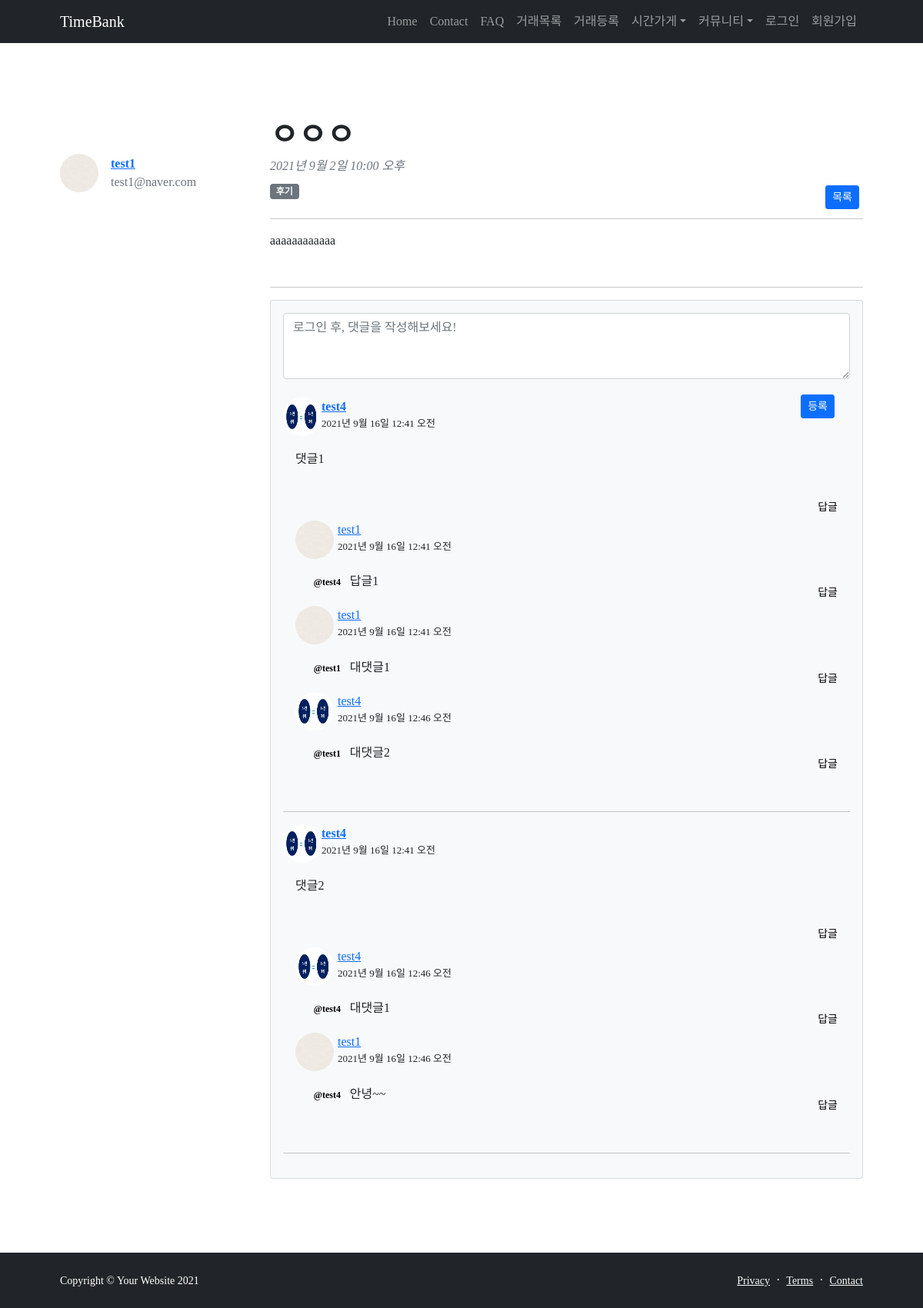
Page /board/board_detail/4 on the committed database.
### TimeBank_board/models.py (models this page shows)
class Board(models.Model):
    category_choice = (('후기','후기'),('자유글','자유글'))
    category = models.CharField(max_length=50, choices=category_choice)
    title = models.CharField(max_length=200, default='example', verbose_name='제목')
    content = models.TextField(verbose_name='내용')
    created_at = models.DateTimeField(auto_now_add=True, verbose_name='등록시간')
    author = models.ForeignKey('TimeBank_account.User', on_delete=models.CASCADE, verbose_name='작성자')
    image = models.ImageField(upload_to="images/", blank=True)
    class Meta:
        ordering = ['-created_at']

class Comment(models.Model):
    post = models.ForeignKey(Board, on_delete=models.CASCADE, verbose_name='글', null=True)
    author = models.ForeignKey('TimeBank_account.User', on_delete=models.CASCADE, verbose_name='댓글작성자', related_name="comment_author")
    content = models.TextField()
    create_date = models.DateTimeField(auto_now_add=True, verbose_name='댓글등록시간')

class ReComment(models.Model):
    comment = models.ForeignKey(Comment, related_name="recomment", on_delete=models.CASCADE, verbose_name='댓글', null=True)
    author = models.ForeignKey('TimeBank_account.User', on_delete=models.CASCADE, verbose_name='답글작성자', related_name="recomment_author")
    content = models.TextField()
    create_date = models.DateTimeField(auto_now_add=True, verbose_name='답글등록시간')
    mention = models.CharField(max_length=50, blank=True, null=True)

### TimeBank_account/models.py (models this page shows, shortened)
class User(AbstractUser):
    username = models.CharField(max_length=64, verbose_name='사용자ID', unique=True)
    email = models.EmailField(max_length=128, verbose_name='E-mail')
    name = models.CharField(max_length=64, verbose_name='이름')
    password = models.CharField(max_length=100, verbose_name='비밀번호')
    contact = models.CharField(max_length=150, verbose_name='연락처')
    contactCk = models.BooleanField(default=True, null=True)
    birth = models.CharField(max_length=150, verbose_name='생년월일')
    user_age = models.CharField(max_length=50, verbose_name='연령대')
    gender_choice = [('여성','여성'),('남성','남성'),('기타','기타')]
    gender = models.CharField(max_length=2, choices=gender_choice, verbose_name='성별')
    balance = models.DecimalField(decimal_places=2, max_digits=5,verbose_name='잔액', default=0)
    registered_dtn = models.DateField(auto_now_add=True, verbose_name='가입일자')
    image = models.ImageField(upload_to="images/", blank=True)
    about = models.TextField(verbose_name="소개말", blank=True)
    object = CustomUserManager()
    user_mode = [('코디네이터','코디네이터'),('사용자','사용자')]
    mode = models.CharField(max_length=60, choices=user_mode, verbose_name='유저등급', default='사용자', null=True)
    star = models.IntegerField(validators=[MinValueValidator(1), MaxValueValidator(5)], null=True, verbose_name='평균평점')
    give_list = (('청소 / 심부름','청소 / 심부름'),
     ('몸 가꾸기 / 치장하기','몸 가꾸기 / 치장하기'),
     ('수선/ 수리','수선/ 수리'),
     ('상담','상담'),
     ('이동','이동'),
     ('먹기','먹기'),
     ('교육 / 여가생활','교육 / 여가생활'),
     ('정서지지','정서지지'),
     ('돌봄','돌봄'),
     ('식물 가꾸기','식물 가꾸기'),
     ('모임 장소 대여','모임 장소 대여'),
     ('의사소통','의사소통'),
     ('건강관리','건강관리'),
     ('기타','기타'),
     )
    give = models.CharField(max_length=50, choices=give_list, verbose_name='주고싶어요', default='청소 / 심부름')
    take_list = (('청소 / 심부름','청소 / 심부름'),
     ('몸 가꾸기 / 치장하기','몸 가꾸기 / 치장하기'),
     ('수선/ 수리','수선/ 수리'),
     ('상담','상담'),
     ('이동','이동'),
     ('먹기','먹기'),
     ('교육 / 여가생활','교육 / 여가생활'),
     ('정서지지','정서지지'),
     ('돌봄','돌봄'),
     ('식물 가꾸기','식물 가꾸기'),
     ('모임 장소 대여','모임 장소 대여'),
     ('의사소통','의사소통'),
     ('건강관리','건강관리'),
     ('기타','기타'),
     )
    take = models.CharField(max_length=50, choices=take_list, verbose_name='받고싶어요', default='청소 / 심부름')
    tags = TaggableManager(verbose_name='tags', blank=True, through=TaggedProperty)
    def __str__(self):
        return self.username
    class Meta:
        db_table = 'TimeBank_user'

### TimeBank_board/views.py (the view)
# urls.py: path('board_detail/<int:board_id>', board_detail, name="board_detail"),
def board_detail(request, board_id):
    board = Board.objects.get(pk=board_id)
    comments = Comment.objects.filter(post=board)
    recomments = ReComment.objects.filter(comment__in=comments)
    context = {
        'board': board,
        'comments': comments,
        'recomments': recomments
    }
    return render(request, "board_detail.html", context)

### TimeBank_board/templates/board_detail.html (shortened to what this page needs)
{% load static %}
<!DOCTYPE html>
<html lang="en">
    <head>
        <link href="https://cdn.jsdelivr.net/npm/bootstrap-icons@1.5.0/font/bootstrap-icons.css" rel="stylesheet" />
        <link href="{% static 'css/styles.css' %}" rel="stylesheet" />
    </head>
    <body class="d-flex flex-column h-100">
        <main class="flex-shrink-0">
            <nav class="navbar navbar-expand-lg navbar-dark bg-dark">
                <div class="container px-5">
                    <a class="navbar-brand" href="{% url 'index' %}">TimeBank</a>
                    <div class="collapse navbar-collapse" id="navbarSupportedContent">
                        <ul class="navbar-nav ms-auto mb-2 mb-lg-0">
                            <li class="nav-item"><a class="nav-link" href="{% url 'index' %}">Home</a></li>
                            <li class="nav-item"><a class="nav-link" href="#" onclick="prepare()">Contact</a></li>
                            <li class="nav-item"><a class="nav-link" href="#" onclick="prepare()">FAQ</a></li>
                            <li class="nav-item"><a class="nav-link" href="{% url 'post_list' %}" >거래목록</a></li>
                            <li class="nav-item"><a class="nav-link" href="{% url 'new_post_step1' %}" >거래등록</a></li>
                            <li class="nav-item dropdown">
                                <a class="nav-link dropdown-toggle" id="navbarDropdownBlog" href="#" role="button" data-bs-toggle="dropdown" aria-expanded="false">시간가게</a>
                            </li>
                            <li class="nav-item dropdown">
                                <a class="nav-link dropdown-toggle" id="navbarDropdownBlog" href="#" role="button" data-bs-toggle="dropdown" aria-expanded="false">커뮤니티</a>
                            </li>
                            {% if user.is_authenticated %}
                            <li class="nav-item dropdown">
                                <a class="nav-link dropdown-toggle" id="navbarDropdownPortfolio" href="#" role="button" data-bs-toggle="dropdown" aria-expanded="false">{{ user.get_username }}</a>
                                <ul class="dropdown-menu dropdown-menu-end" aria-labelledby="navbarDropdownPortfolio">
                                    <li><a class="dropdown-item" href="{% url 'profile' user.username %}">프로필</a></li>
                                    <li><a class="dropdown-item" href="{% url 'balance' user.username %}">시간계좌</a></li>
                                    <li><a class="dropdown-item" href="{% url 'account' user.username %}">거래내역</a></li>
                                    <li><a class="dropdown-item" href="{% url 'my_review' user.username %}">거래후기</a></li>
                                    <li>
                                        <form action="{% url 'logout' %}" method="POST">
                                        {% csrf_token %}
                                        <input type="submit" class="dropdown-item" href="{% url 'logout' %}" value="로그아웃">
                                    </form></li>
                                </ul>
                            </li>
                            {% else %}
                            <li class="nav-item"><a class="nav-link" href="{% url 'login' %}">로그인</a></li>
                            <li class="nav-item"><a class="nav-link" href="{% url 'register' %}">회원가입</a></li>
                            {% endif %}
                        </ul>
                    </div>
                </div>
            </nav>
            <section class="py-5">
                <div class="container px-5 my-5">
                    <div class="row gx-5">
                        <div class="col-lg-3">
                            <div class="d-flex align-items-center mt-lg-5 mb-4">
                                {% if board.author.image %}
                                    <img class="rounded-circle" src="{{ board.author.image.url }}" alt="..." style="width: 50px; height: 50px;"/>
                                {% else %}
                                    <img class="rounded-circle" src="https://dummyimage.com/50x50/ced4da/6c757d.jpg" alt="..." />
                                {% endif %}
                                <div class="ms-3">
                                    <a href="{% url 'profile' board.author.username %}" class="fw-bold">{{board.author}}</a>
                                    <div class="text-muted">{{board.author.email}}</div>
                                </div>
                            </div>
                        </div>
                        <div class="col-lg-9">
                            <article>
                                <header class="mb-4">
                                    <h1 class="fw-bolder mb-1">{{board.title}}</h1>
                                    <div class="text-muted fst-italic mb-2">{{board.created_at}}</div>
                                    <a class="badge bg-secondary text-decoration-none link-light" href="#!">{{board.category}}</a>
                                        <div style="float: right;">
                                        <a href="{% url 'board_list' %}" class="btn btn-primary btn-sm" style="margin:5px;">목록</a>
                                        </div>
                                </header>
                                <hr>
                                <section class="mb-5">
                                    {{board.content}}
                                </section>
                                <hr>
                            </article>
                            <section>
                                <div class="card bg-light">
                                    <div class="card-body">
                                        <form class="mb-4" action="{% url 'create_comment' board.id %}" method="post">
                                            <textarea class="form-control" rows="3" name="content" placeholder="로그인 후, 댓글을 작성해보세요!"></textarea>
                                            <button type="submit" class="btn btn-primary btn-sm" style="margin: 20px; float: right;">등록</button>
                                        </form>
                                        {% for comment in comments %}
                                        <div>
                                            {% if comment.author.image %}
                                                <img class="rounded-circle" src="{{ comment.author.image.url }}" alt="..." style="width: 50px; height: 50px; float: left;"/>
                                            {% else %}
                                                <img class="rounded-circle" src="https://dummyimage.com/50x50/ced4da/6c757d.jpg" alt="..." style="float: left;"/>
                                            {% endif %}
                                            <div class="ms-3">
                                                <a href="{% url 'profile' comment.author.username %}" class="fw-bold">{{comment.author}}</a>
                                                <br>
                                                <div style="font-size: small;">{{comment.create_date}}</div><br>
                                                <div>{{comment.content}}</div>
                                                <br>
                                                <div style="margin:10px; float: right;">
                                                    {% if request.user == comment.author %}
                                                    <a href="{% url 'delete_comment' board.id comment.id %}" class="btn btn-light btn-sm"  style="float:right; padding: 5px;">삭제</a>
                                                    <button id="btnToggle{{comment.id}}" value="{{comment.id}}" type="button" class="btn btn-light btn-sm" style="float:right; padding: 5px;">답글</button>
                                                    {% else %}
                                                    <button id="btnToggle{{comment.id}}" value="{{comment.id}}" type="button" class="btn btn-light btn-sm" style="float:right; padding: 5px;">답글</button>
                                                    {% endif %}
                                                </div>
                                                <br>
                                                {% for recomment in comment.recomment.all %}
                                                <div style="padding-top: 20px;">
                                                    {% if recomment.author.image %}
                                                        <img class="rounded-circle" src="{{ recomment.author.image.url }}" alt="..." style="width: 50px; height: 50px; float: left; margin-right: 5px;"/>
                                                    {% else %}
                                                        <img class="rounded-circle" src="https://dummyimage.com/50x50/ced4da/6c757d.jpg" alt="..." style="float: left; margin-right: 5px;"/>
                                                    {% endif %}
                                                    <div class="ms-3">
                                                        <a href="{% url 'profile' recomment.author.username %}">{{recomment.author}}</a>
                                                        <br>
                                                        <div style="font-size: small;">{{recomment.create_date}}</div><br>
                                                            <a class="badge bg-light text-decoration-none link-light" href="#!" style="color: black;">{{recomment.mention}}</a>
                                                            {{recomment.content}}
                                                        <div style="margin:10px; float: right;">
                                                            {% if request.user == recomment.author %}
                                                                <a href="{% url 'delete_recomment' board.id comment.id recomment.id %}" class="btn btn-light btn-sm" style="float:right; padding: 5px;" onclick="return confirm('정말 삭제하시겠습니까?')">삭제</a>
                                                                <button id="btnReply{{recomment.id}}" value="{{recomment.id}}" type="button" class="btn btn-light btn-sm" style="float:right; padding: 5px;">답글</button>
                                                            {% else %}
                                                            <button id="btnReply{{recomment.id}}" value="{{recomment.id}}" type="button" class="btn btn-light btn-sm" style="float:right; padding: 5px;">답글</button>
                                                            {% endif %}
                                                        </div>
                                                    </div>
                                                </div>
                                                {% endfor %}
                                            </div>
                                        <br></div><br>
                                        <hr>
                                        {% endfor %}
                                    </div>
                                </div>
                            </section>
                        </div>
                    </div>
                </div>
            </section>
        </main>
        <footer class="bg-dark py-4 mt-auto">
            <div class="container px-5">
                <div class="row align-items-center justify-content-between flex-column flex-sm-row">
                    <div class="col-auto"><div class="small m-0 text-white">Copyright &copy; Your Website 2021</div></div>
                    <div class="col-auto">
                        <a class="link-light small" href="#!">Privacy</a>
                        <span class="text-white mx-1">&middot;</span>
                        <a class="link-light small" href="#!">Terms</a>
                        <span class="text-white mx-1">&middot;</span>
                        <a class="link-light small" href="#!">Contact</a>
                    </div>
                </div>
            </div>
        </footer>
    </body>
</html>

### TimeBank_board/templates/board_detail.html (style rules this page uses)
body { font-family: 'Pretendard-Regular'; }

### rows in the picture
Board: author.image (picture), author "test1", author.email "test1@naver.com", title "ㅇㅇㅇ", created_at "2021년 9월 2일 10:00 오후", category "후기", content "aaaaaaaaaaaa"
Comment: author.image (picture), author "test4", create_date "2021년 9월 16일 12:41 오전", content "댓글1", {{ comment.id }} 18 (drawn)
ReComment: author.image (picture), author "test1", create_date "2021년 9월 16일 12:41 오전", mention "@test4", content "답글1", {{ recomment.id }} 34 (drawn)
ReComment: author.image (picture), author "test1", create_date "2021년 9월 16일 12:41 오전", mention "@test1", content "대댓글1", {{ recomment.id }} 35 (drawn)
ReComment: author.image (picture), author "test4", create_date "2021년 9월 16일 12:46 오전", mention "@test1", content "대댓글2", {{ recomment.id }} 36 (drawn)
Comment: author.image (picture), author "test4", create_date "2021년 9월 16일 12:41 오전", content "댓글2", {{ comment.id }} 19 (drawn)
ReComment: author.image (picture), author "test4", create_date "2021년 9월 16일 12:46 오전", mention "@test4", content "대댓글1", {{ recomment.id }} 37 (drawn)
ReComment: author.image (picture), author "test1", create_date "2021년 9월 16일 12:46 오전", mention "@test4", content "안녕~~", {{ recomment.id }} 38 (drawn)
